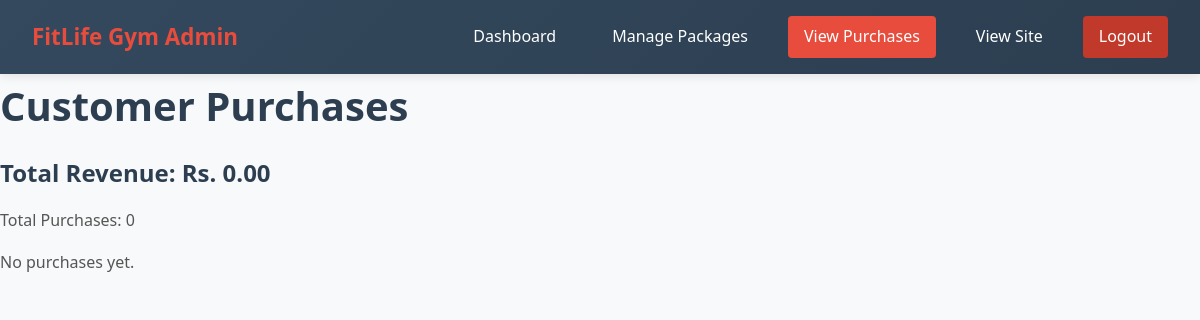
Before: /admin/view-purchases.php (signed in) with the older database file.
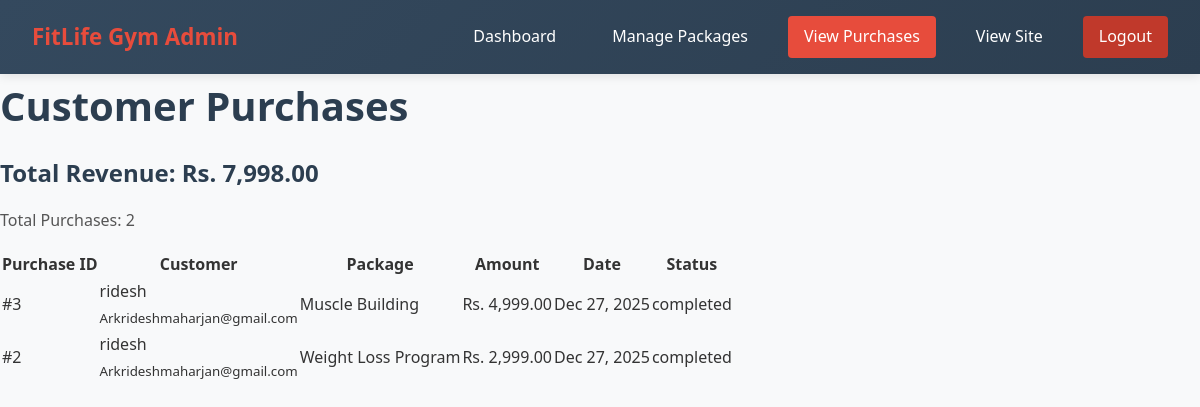
After: the same page with the newer database file.
### tables this page shows
CREATE TABLE `purchases` (
  `id` int(11) NOT NULL,
  `user_id` int(11) NOT NULL,
  `package_id` int(11) NOT NULL,
  `purchase_date` timestamp NOT NULL DEFAULT current_timestamp(),
  `amount` decimal(10,2) NOT NULL,
  `status` enum('pending','completed') DEFAULT 'completed'
);

CREATE TABLE `users` (
  `id` int(11) NOT NULL,
  `full_name` varchar(100) NOT NULL,
  `email` varchar(100) NOT NULL,
  `phone` varchar(15) DEFAULT NULL,
  `password` varchar(255) NOT NULL,
  `created_at` timestamp NOT NULL DEFAULT current_timestamp(),
  `role` enum('user','admin') DEFAULT 'user'
);

CREATE TABLE `packages` (
  `id` int(11) NOT NULL,
  `name` varchar(255) NOT NULL,
  `description` text DEFAULT NULL,
  `price` decimal(10,2) NOT NULL,
  `duration` varchar(100) DEFAULT NULL,
  `category` varchar(50) DEFAULT NULL,
  `created_by` int(11) NOT NULL,
  `created_at` timestamp NOT NULL DEFAULT current_timestamp()
);

### admin/view-purchases.php (the view, shortened to what this page needs)
<?php
require_once '../includes/database.php';
$stmt = $pdo->query("
    SELECT p.*, u.full_name as customer_name, u.email,
           pk.name as package_name, pk.price
    FROM purchases p
    JOIN users u ON p.user_id = u.id
    JOIN packages pk ON p.package_id = pk.id
    ORDER BY p.purchase_date DESC
");
$purchases = $stmt->fetchAll();
$revenue_stmt = $pdo->query("SELECT SUM(amount) as total FROM purchases WHERE status = 'completed'");
$revenue = $revenue_stmt->fetch()['total'] ?? 0;
?>
<!DOCTYPE html>
<html>
<head>
    <link rel="stylesheet" href="../css/style.css">
</head>
<body>
    <?php include 'admin-nav.php'; ?>
    <div class="manage-container">
        <h1>Customer Purchases</h1>
        <div class="stats-card">
            <h3>Total Revenue: Rs. <?php echo number_format($revenue, 2); ?></h3>
            <p>Total Purchases: <?php echo count($purchases); ?></p>
        </div>
        <div class="purchases-table">
            <?php if (empty($purchases)): ?>
                <p>No purchases yet.</p>
            <?php else: ?>
                <table>
                    <thead>
                        <tr>
                            <th>Purchase ID</th>
                            <th>Customer</th>
                            <th>Package</th>
                            <th>Amount</th>
                            <th>Date</th>
                            <th>Status</th>
                        </tr>
                    </thead>
                    <tbody>
                        <?php foreach ($purchases as $purchase): ?>
                        <tr>
                            <td>#<?php echo $purchase['id']; ?></td>
                            <td>
                                <?php echo htmlspecialchars($purchase['customer_name']); ?><br>
                                <small><?php echo htmlspecialchars($purchase['email']); ?></small>
                            </td>
                            <td><?php echo htmlspecialchars($purchase['package_name']); ?></td>
                            <td>Rs. <?php echo number_format($purchase['amount'], 2); ?></td>
                            <td><?php echo date('M d, Y', strtotime($purchase['purchase_date'])); ?></td>
                            <td>
                                <span class="status-badge <?php echo $purchase['status']; ?>">
                                    <?php echo $purchase['status']; ?>
                                </span>
                            </td>
                        </tr>
                        <?php endforeach; ?>
                    </tbody>
                </table>
            <?php endif; ?>
        </div>
    </div>
</body>
</html>

### admin/admin-nav.php
<nav class="admin-nav">
    <div class="logo">FitLife Gym Admin</div>
    <div class="nav-links">
        <?php
        $current_page = basename($_SERVER['PHP_SELF']);
        ?>
        <a href="dashboard.php" class="<?php echo $current_page == 'dashboard.php' ? 'active' : ''; ?>">Dashboard</a>
        <a href="manage-packages.php" class="<?php echo $current_page == 'manage-packages.php' ? 'active' : ''; ?>">Manage Packages</a>
        <a href="view-purchases.php" class="<?php echo $current_page == 'view-purchases.php' ? 'active' : ''; ?>">View Purchases</a>
        <a href="../index.php">View Site</a>
        <a href="../user/logout.php" class="logout-btn">Logout</a>
    </div>
</nav>

### css/style.css (style rules this page uses)
* { margin: 0; padding: 0; box-sizing: border-box; }
html { scroll-behavior: smooth; }
body { font-family: 'Segoe UI', Tahoma, Geneva, Verdana, sans-serif; line-height: 1.6; color: #333; background-color: #f8f9fa; }
h1, h2, h3, h4 { color: #2c3e50; margin-bottom: 1rem; font-weight: 600; }
h1 { font-size: 2.5rem; }
h3 { font-size: 1.5rem; }
p { margin-bottom: 1rem; color: #555; }
nav { background: linear-gradient(135deg, #2c3e50 0%, #1a252f 100%); color: white; padding: 1rem 2rem; display: flex; justify-content: space-between; align-items: center; box-shadow: 0 2px 10px rgba(0,0,0,0.1); position: sticky; top: 0; z-index: 1000; }
.logo { font-size: 1.8rem; font-weight: 700; color: #e74c3c; text-decoration: none; display: flex; align-items: center; gap: 10px; }
.nav-links { display: flex; gap: 1.5rem; align-items: center; }
.nav-links a { color: white; text-decoration: none; padding: 0.5rem 1rem; border-radius: 4px; transition: all 0.3s ease; font-weight: 500; }
.nav-links a.active { background: #e74c3c; color: white; }
.admin-nav { background: linear-gradient(135deg, #34495e 0%, #2c3e50 100%); padding: 1rem 2rem; color: white; display: flex; justify-content: space-between; align-items: center; box-shadow: 0 2px 10px rgba(0,0,0,0.1); }
.admin-nav .logo { color: #e74c3c; font-size: 1.4rem; }
.logout-btn { background: #c0392b; color: white; padding: 0.6rem 1.2rem; border-radius: 4px; transition: background 0.3s ease; }

Changed rows visible on the page:
added purchases: id "3", user.full_name "ridesh", user.email "Arkrideshmaharjan@gmail.com", package.name "Muscle Building", amount "4,999.00", purchase_date "Dec 27, 2025", status "completed"
added purchases: id "2", user.full_name "ridesh", user.email "Arkrideshmaharjan@gmail.com", package.name "Weight Loss Program", amount "2,999.00", purchase_date "Dec 27, 2025", status "completed"
Other visible differences:
$revenue: "0.00" → "7,998.00"
count($purchases): "0" → "2"
text no longer shown: "No purchases yet."
text now shown: "Purchase ID Customer Package Amount Date Status"
